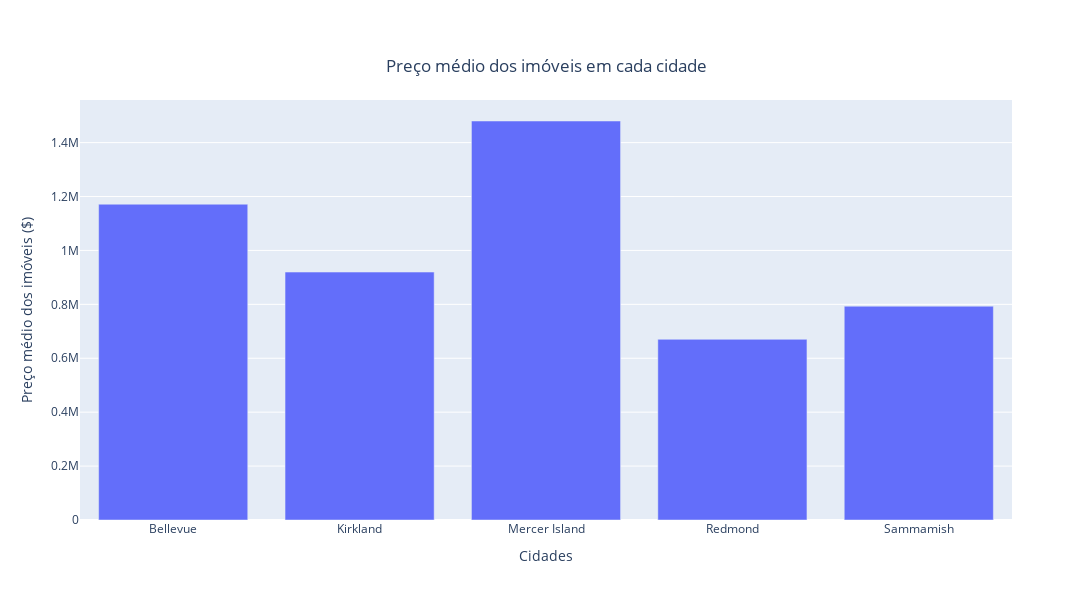

Notebook code for this chart:
### Markdown cell above
## Analisando Variáveis

### Code cell
# Preço Médio x Cidade

fig = px.bar(df_five_mean, x='city', y='price', title='Preço médio dos imóveis em cada cidade', labels={'city': 'Cidades', 'price': 'Preço médio dos imóveis ($)'}, width=1200, height=600)

fig.update_layout(title={'text': 'Preço médio dos imóveis em cada cidade', 'x': 0.5, 'y': 0.9})

fig.show()

# Podemos verificar que a cidade com os imóveis mais caros é Mercer Island, e a cidade com imóveis mais baratos é Redmond.
    # O preço médio de Redmond é menor que a metade do preço médio dos imóveis de Mercer Island.

### Figure 1 — Plotly figure (JSON) as saved in the notebook; plotly's stock layout.template omitted (floating-point values rounded to 4 significant figures)
{"data": [{"alignmentgroup": "True", "hovertemplate": "Cidades=%{x}<br>Preço médio dos imóveis ($)=%{y}<extra></extra>", "legendgroup": "", "marker": {"color": "#636efa", "pattern": {"shape": ""}}, "name": "", "offsetgroup": "", "orientation": "v", "showlegend": false, "textposition": "auto", "type": "bar", "x": ["Bellevue", "Kirkland", "Mercer Island", "Redmond", "Sammamish"], "xaxis": "x", "y": [1171000.0, 919700.0, 1480000.0, 670200.0, 793100.0], "yaxis": "y"}], "layout": {"barmode": "relative", "height": 600, "legend": {"tracegroupgap": 0}, "title": {"text": "Preço médio dos imóveis em cada cidade", "x": 0.5, "y": 0.9}, "width": 1200, "xaxis": {"anchor": "y", "domain": [0, 1], "title": {"text": "Cidades"}}, "yaxis": {"anchor": "x", "domain": [0, 1], "title": {"text": "Preço médio dos imóveis ($)"}}}}
